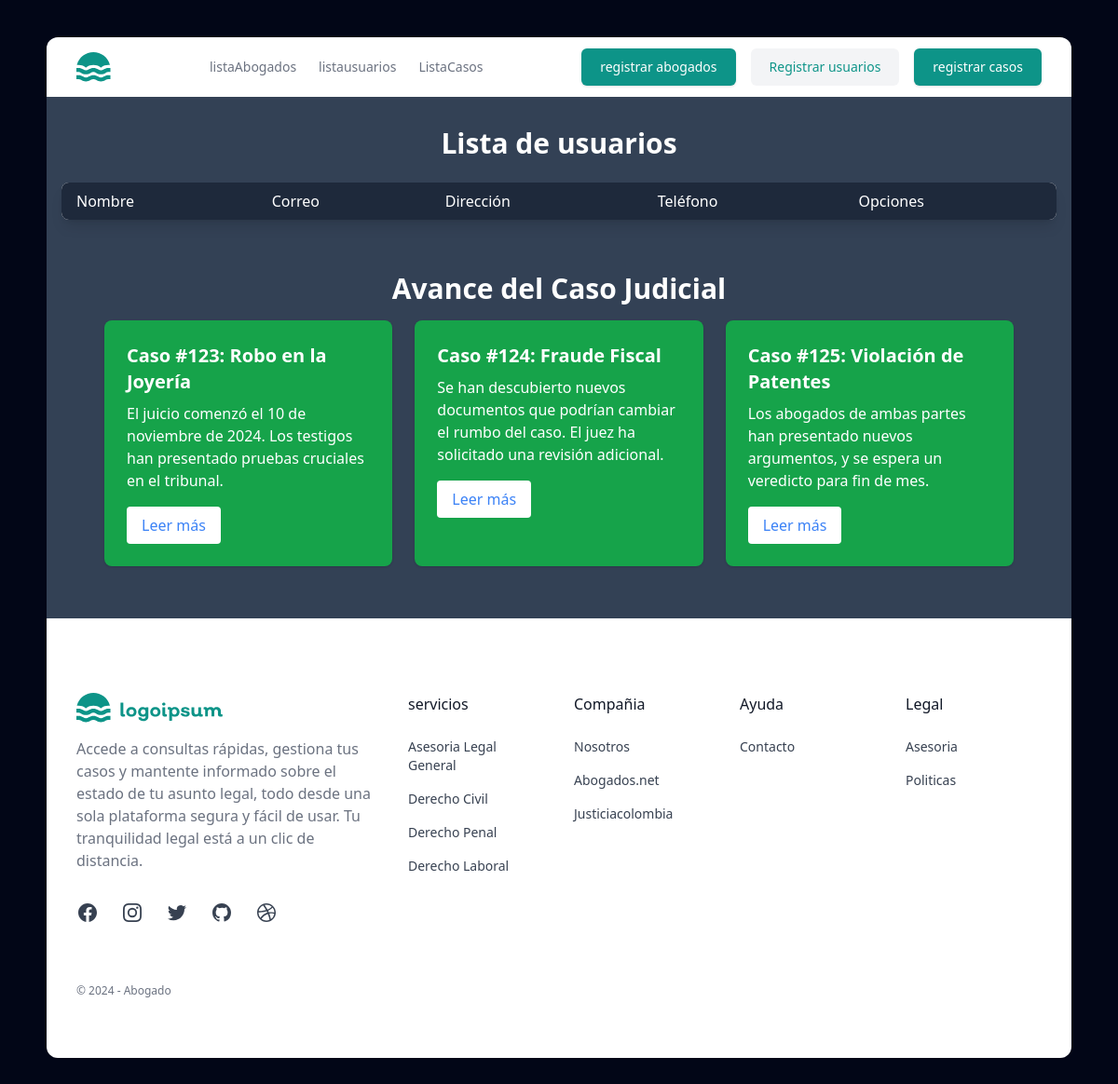
Page /usuarios/lista-usuarios/ on the earlier database version.
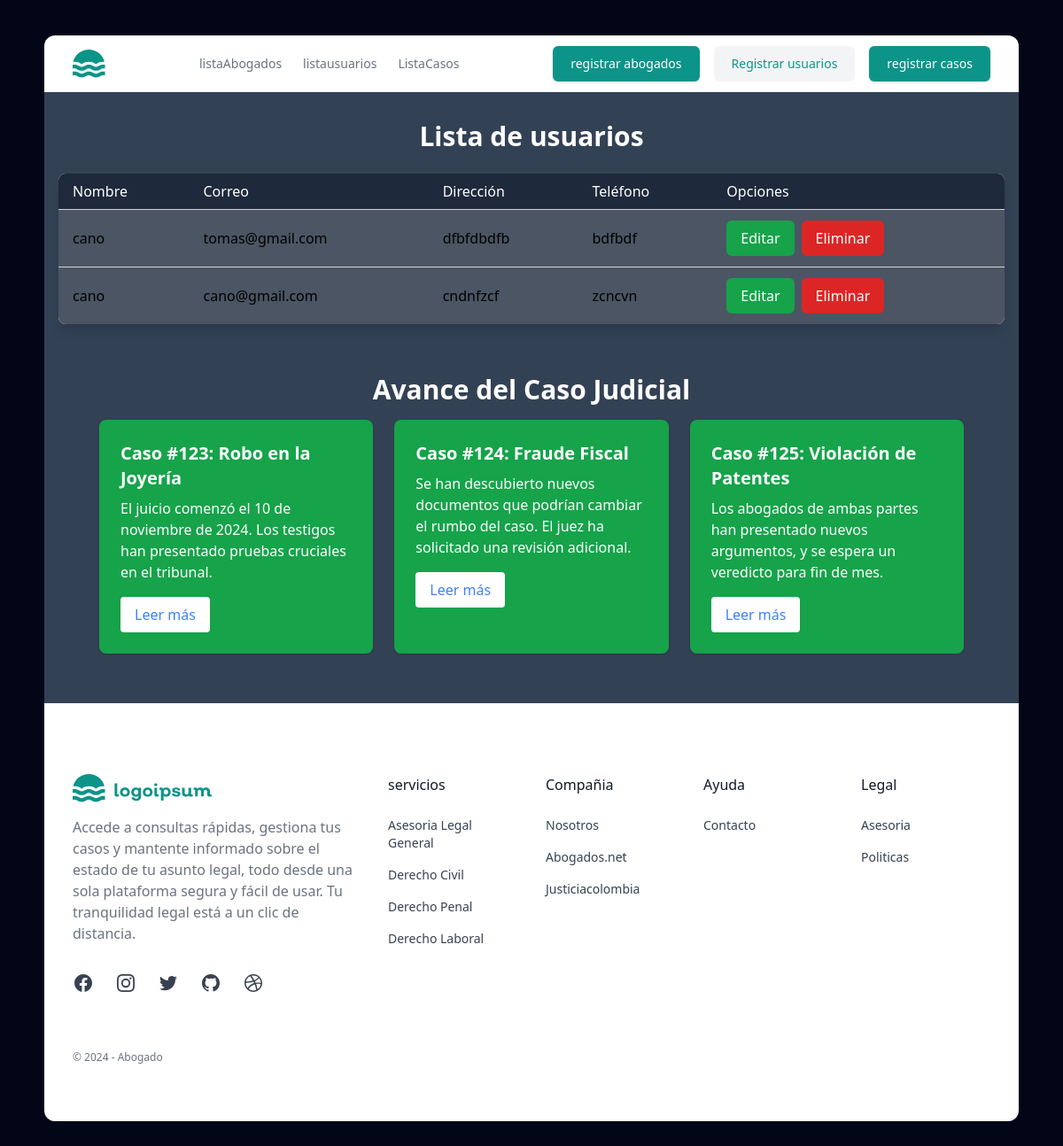
Same page on the later database version.
### abogados/usuarios/models.py (models this page shows, shortened)
class Usuario(models.Model):
    nombre_usuarios = models.CharField(max_length=255)
    correo_usuarios = models.EmailField(unique=True)
    contrasena_usuarios = models.CharField(max_length=128)
    telefono_usuarios = models.CharField(max_length=15, blank=True, null=True)
    direccion_usuarios = models.TextField(blank=True, null=True)
    fecha_registro_usuarios = models.DateTimeField(auto_now_add=True)

### abogados/usuarios/views.py (the view)
# urls.py: path('usuarios/', include('usuarios.urls')),
def usuarios(request):
    usuarios = Usuario.objects.all()
    return render(request, 'listas/lista-user.html', {'usuarios': usuarios})

### abogados/Templates/listas/lista-user.html (shortened to what this page needs)
{% extends 'base.html' %} {% load static %} {% block content %}
<section class="relative bg-slate-700 w-full py-8 px-4">
  <div class="flex flex-col w-full items-center content-center">
    <h1 class="text-3xl font-semibold text-white mb-6">Lista de usuarios</h1>
    <div class="w-full overflow-x-auto bg-white rounded-lg shadow-lg">
      <table class="w-full text-left table-auto">
        <thead class="bg-slate-800 text-white">
          <tr>
            <th class="px-4 py-2 font-medium">Nombre</th>
            <th class="px-4 py-2 font-medium">Correo</th>
            <th class="px-4 py-2 font-medium">Dirección</th>
            <th class="px-4 py-2 font-medium">Teléfono</th>
            <th class="px-4 py-2 font-medium">Opciones</th>
          </tr>
        </thead>
        <tbody class="bg-gray-600">
          {% for u in usuarios %}
          <tr class="border-t border-gray-300">
            <td class="px-4 py-3">{{ u.nombre_usuarios }}</td>
            <td class="px-4 py-3">{{ u.correo_usuarios }}</td>
            <td class="px-4 py-3">{{ u.direccion_usuarios }}</td>
            <td class="px-4 py-3">{{ u.telefono_usuarios }}</td>
            <td class="px-4 py-3 flex space-x-2">
              <a
                class="bg-green-600 text-white py-2 px-4 rounded-md hover:bg-green-500 transition-all"
                href="/usuarios/edicion-usuarios/{{ u.correo_usuarios }}"
                >Editar</a
              >
              <a
                class="bg-red-600 text-white py-2 px-4 rounded-md hover:bg-red-500 transition-all"
                href="/usuarios/lista-usuarios/eliminar-usuarios/{{u.correo_usuarios}}"
                >Eliminar</a
              >
            </td>
          </tr>
          {% endfor %}
        </tbody>
      </table>
    </div>
  </div>
</section>
  </head>
  <body class="bg-gray-100 text-gray-900">
    <div class="container mx-auto p-6">
      <h1 class="text-3xl font-bold mb-4 text-center text-white ">
        Avance del Caso Judicial
      </h1>
      <div class="grid grid-cols-1 md:grid-cols-2 lg:grid-cols-3 gap-6">
        <div class="bg-green-600 text-white rounded-lg shadow p-6">
          <h2 class="text-xl font-semibold mb-2">
            Caso #123: Robo en la Joyería
          </h2>
          <p class="mb-4">
            El juicio comenzó el 10 de noviembre de 2024. Los testigos han
            presentado pruebas cruciales en el tribunal.
          </p>
          <button
            class="bg-white text-blue-500 py-2 px-4 rounded hover:bg-gray-200"
            onclick="openModal('modal1')"
          >
            Leer más
          </button>
        </div>
        <div class="bg-green-600 text-white rounded-lg shadow p-6">
          <h2 class="text-xl font-semibold mb-2">Caso #124: Fraude Fiscal</h2>
          <p class="mb-4">
            Se han descubierto nuevos documentos que podrían cambiar el rumbo
            del caso. El juez ha solicitado una revisión adicional.
          </p>
          <button
            class="bg-white text-blue-500 py-2 px-4 rounded hover:bg-gray-200"
            onclick="openModal('modal2')"
          >
            Leer más
          </button>
        </div>
        <div class="bg-green-600 text-white rounded-lg shadow p-6">
          <h2 class="text-xl font-semibold mb-2">
            Caso #125: Violación de Patentes
          </h2>
          <p class="mb-4">
            Los abogados de ambas partes han presentado nuevos argumentos, y se
            espera un veredicto para fin de mes.
          </p>
          <button
            class="bg-white text-blue-500 py-2 px-4 rounded hover:bg-gray-200"
            onclick="openModal('modal3')"
          >
            Leer más
          </button>
        </div>
      </div>
    </div>
    {% endblock %}

Differences in the rows shown:
added Usuario: nombre_usuarios "cano", correo_usuarios "tomas@gmail.com", direccion_usuarios "dfbfdbdfb", telefono_usuarios "bdfbdf"
added Usuario: nombre_usuarios "cano", correo_usuarios "cano@gmail.com", direccion_usuarios "cndnfzcf", telefono_usuarios "zcncvn"
